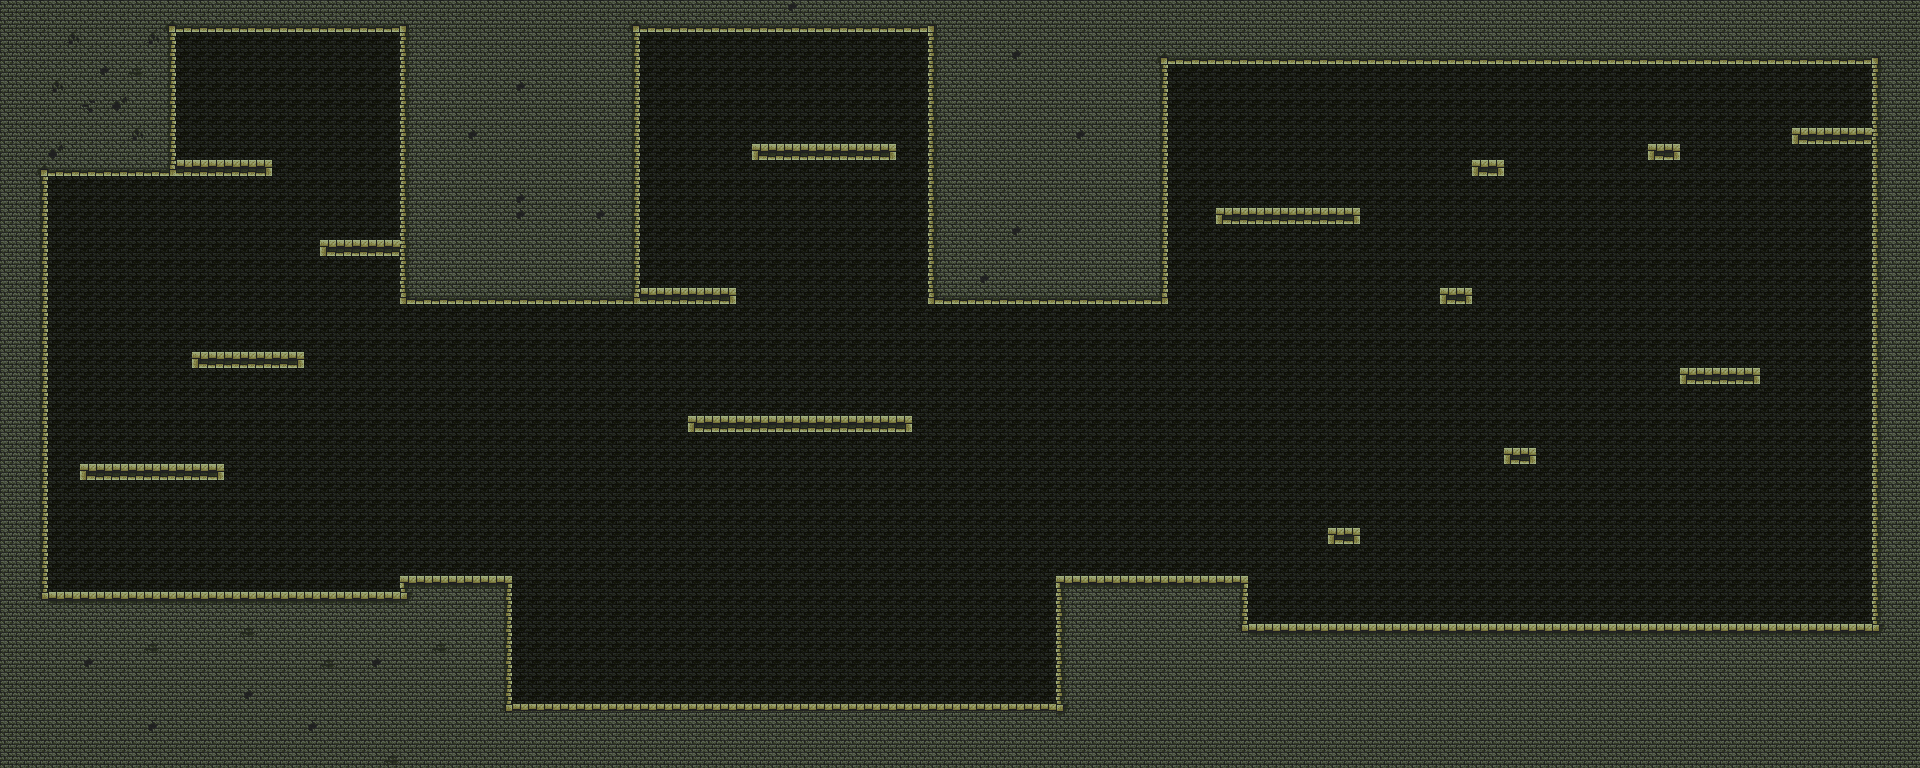

A 2D game scene composited from a Tiled map and its tileset images. What follows is a short description and the map's XML, with each tile layer's data collapsed to a summary:
An orthogonal 120x48 tile map with 16x16 px tiles, 2 tile layers (background, Tile Layer 1), 3 tilesets and 84 objects.

<map version="1.2" tiledversion="1.2.4" orientation="orthogonal" renderorder="right-down" width="120" height="48" tilewidth="16" tileheight="16" infinite="0" nextlayerid="9" nextobjectid="118">
 <tileset firstgid="1" name="colored" tilewidth="16" tileheight="16" spacing="1" tilecount="1024" columns="32">
  <image source="../img/tiles/colored_transparent.png" width="543" height="543" />
 </tileset>
 <tileset firstgid="1025" source="objects.tsx" />
 <tileset firstgid="1039" source="Dungeon.tsx" />
 <layer id="8" name="background" width="120" height="48">
  <data>[5760 cells, 5760 non-empty, 1 distinct tile ids]</data>
 </layer>
 <layer id="1" name="Tile Layer 1" width="120" height="48">
  <data>[5760 cells, 2228 non-empty, 29 distinct tile ids]</data>
 </layer>
 <objectgroup id="2" name="upgrades">
  <object id="51" gid="1029" x="1814" y="128" width="19" height="32" />
  <object id="52" gid="1029" x="217" y="142" width="19" height="32" />
 </objectgroup>
 <objectgroup id="5" name="reverse">
  <object id="97" gid="1037" x="678" y="420" width="16" height="32" />
  <object id="98" gid="1037" x="910" y="421" width="16" height="32" />
  <object id="99" gid="1037" x="68" y="469" width="16" height="32" />
  <object id="100" gid="1037" x="225" y="468" width="16" height="32" />
  <object id="101" gid="1037" x="176" y="357" width="16" height="32" />
  <object id="102" gid="1037" x="300" y="354" width="16" height="32" />
  <object id="103" gid="1037" x="309" y="244" width="16" height="32" />
  <object id="104" gid="1037" x="398" y="242" width="16" height="32" />
  <object id="113" gid="1037" x="1203" y="212" width="16" height="32" />
  <object id="114" gid="1037" x="1357" y="211" width="16" height="32" />
  <object id="116" gid="1037" x="500" y="701" width="16" height="32" />
  <object id="117" gid="1037" x="1054" y="704" width="16" height="32" />
 </objectgroup>
 <objectgroup id="3" name="enemies">
  <object id="107" gid="1033" x="349" y="237" width="31" height="21" />
  <object id="108" gid="1034" x="238" y="348" width="22" height="47" />
  <object id="109" gid="1034" x="145" y="457" width="22" height="47" />
  <object id="110" gid="1035" x="799" y="407" width="24" height="40" />
  <object id="111" gid="1035" x="555" y="697" width="24" height="40" />
  <object id="112" gid="1035" x="1012" y="696" width="24" height="40" />
  <object id="115" gid="1035" x="1272" y="205" width="24" height="40" />
 </objectgroup>
 <objectgroup id="6" name="doors">
  <object id="49" gid="290" x="818" y="704" width="24" height="24" />
  <object id="50" gid="291" x="811" y="143" width="24" height="24" />
 </objectgroup>
 <objectgroup id="7" name="traps">
  <object id="1" gid="23" x="47" y="592" width="16" height="16" />
  <object id="2" gid="23" x="63" y="592" width="16" height="16" />
  <object id="3" gid="23" x="79" y="592" width="16" height="16" />
  <object id="4" gid="23" x="111" y="592" width="16" height="16" />
  <object id="5" gid="23" x="95" y="592" width="16" height="16" />
  <object id="6" gid="23" x="127" y="592" width="16" height="16" />
  <object id="7" gid="23" x="143" y="592" width="16" height="16" />
  <object id="8" gid="23" x="159" y="592" width="16" height="16" />
  <object id="9" gid="23" x="175" y="592" width="16" height="16" />
  <object id="10" gid="23" x="191" y="592" width="16" height="16" />
  <object id="11" gid="23" x="207" y="592" width="16" height="16" />
  <object id="12" gid="23" x="223" y="592" width="16" height="16" />
  <object id="13" gid="23" x="239" y="592" width="16" height="16" />
  <object id="14" gid="23" x="255" y="592" width="16" height="16" />
  <object id="15" gid="23" x="271" y="592" width="16" height="16" />
  <object id="16" gid="23" x="287" y="592" width="16" height="16" />
  <object id="17" gid="23" x="303" y="592" width="16" height="16" />
  <object id="18" gid="23" x="335" y="592" width="16" height="16" />
  <object id="19" gid="23" x="351" y="592" width="16" height="16" />
  <object id="20" gid="23" x="319" y="592" width="16" height="16" />
  <object id="21" gid="23" x="367" y="592" width="16" height="16" />
  <object id="22" gid="23" x="383" y="592" width="16" height="16" />
  <object id="53" gid="23" x="1248" y="623" width="16" height="16" />
  <object id="54" gid="23" x="1264" y="623" width="16" height="16" />
  <object id="55" gid="23" x="1280" y="623" width="16" height="16" />
  <object id="56" gid="23" x="1312" y="623" width="16" height="16" />
  <object id="57" gid="23" x="1296" y="623" width="16" height="16" />
  <object id="58" gid="23" x="1328" y="623" width="16" height="16" />
  <object id="59" gid="23" x="1344" y="623" width="16" height="16" />
  <object id="60" gid="23" x="1360" y="623" width="16" height="16" />
  <object id="61" gid="23" x="1376" y="623" width="16" height="16" />
  <object id="62" gid="23" x="1392" y="623" width="16" height="16" />
  <object id="63" gid="23" x="1408" y="623" width="16" height="16" />
  <object id="64" gid="23" x="1424" y="623" width="16" height="16" />
  <object id="65" gid="23" x="1440" y="623" width="16" height="16" />
  <object id="66" gid="23" x="1456" y="623" width="16" height="16" />
  <object id="67" gid="23" x="1472" y="623" width="16" height="16" />
  <object id="68" gid="23" x="1488" y="623" width="16" height="16" />
  <object id="69" gid="23" x="1504" y="623" width="16" height="16" />
  <object id="70" gid="23" x="1536" y="623" width="16" height="16" />
  <object id="71" gid="23" x="1552" y="623" width="16" height="16" />
  <object id="72" gid="23" x="1520" y="623" width="16" height="16" />
  <object id="73" gid="23" x="1568" y="623" width="16" height="16" />
  <object id="74" gid="23" x="1584" y="623" width="16" height="16" />
  <object id="75" gid="23" x="1600" y="623" width="16" height="16" />
  <object id="76" gid="23" x="1616" y="623" width="16" height="16" />
  <object id="77" gid="23" x="1632" y="623" width="16" height="16" />
  <object id="78" gid="23" x="1664" y="623" width="16" height="16" />
  <object id="79" gid="23" x="1648" y="623" width="16" height="16" />
  <object id="80" gid="23" x="1680" y="623" width="16" height="16" />
  <object id="81" gid="23" x="1696" y="623" width="16" height="16" />
  <object id="82" gid="23" x="1712" y="623" width="16" height="16" />
  <object id="83" gid="23" x="1728" y="623" width="16" height="16" />
  <object id="84" gid="23" x="1744" y="623" width="16" height="16" />
  <object id="85" gid="23" x="1760" y="623" width="16" height="16" />
  <object id="86" gid="23" x="1776" y="623" width="16" height="16" />
  <object id="87" gid="23" x="1792" y="623" width="16" height="16" />
  <object id="88" gid="23" x="1808" y="623" width="16" height="16" />
  <object id="89" gid="23" x="1824" y="623" width="16" height="16" />
  <object id="90" gid="23" x="1840" y="623" width="16" height="16" />
  <object id="91" gid="23" x="1856" y="623" width="16" height="16" />
 </objectgroup>
</map>
